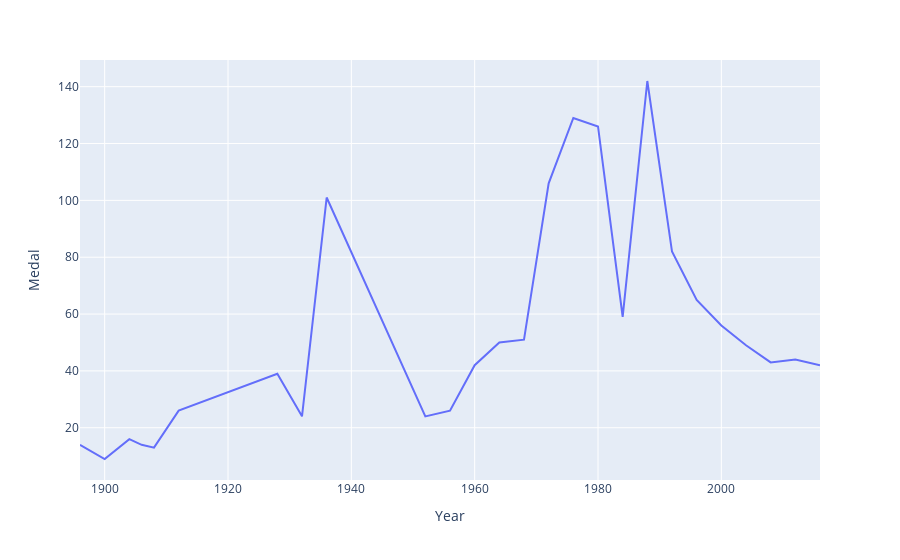

Notebook code cell kept with this figure:
### Code cell
#line plot .......year wise medal count of particular region........ here for germany
fig= px.line(final_df, x='Year', y= 'Medal')
fig.show()

### Figure 1 — Plotly figure (JSON) as saved in the notebook; plotly's stock layout.template omitted (floating-point values rounded to 4 significant figures)
{"data": [{"hovertemplate": "Year=%{x}<br>Medal=%{y}<extra></extra>", "legendgroup": "", "line": {"color": "#636efa", "dash": "solid"}, "marker": {"symbol": "circle"}, "mode": "lines", "name": "", "orientation": "v", "showlegend": false, "type": "scatter", "x": [1896, 1900, 1904, 1906, 1908, 1912, 1928, 1932, 1936, 1952, 1956, 1960, 1964, 1968, 1972, 1976, 1980, 1984, 1988, 1992, 1996, 2000, 2004, 2008, 2012, 2016], "xaxis": "x", "y": [14, 9, 16, 14, 13, 26, 39, 24, 101, 24, 26, 42, 50, 51, 106, 129, 126, 59, 142, 82, 65, 56, 49, 43, 44, 42], "yaxis": "y"}], "layout": {"legend": {"tracegroupgap": 0}, "margin": {"t": 60}, "xaxis": {"anchor": "y", "domain": [0, 1], "title": {"text": "Year"}}, "yaxis": {"anchor": "x", "domain": [0, 1], "title": {"text": "Medal"}}}}
